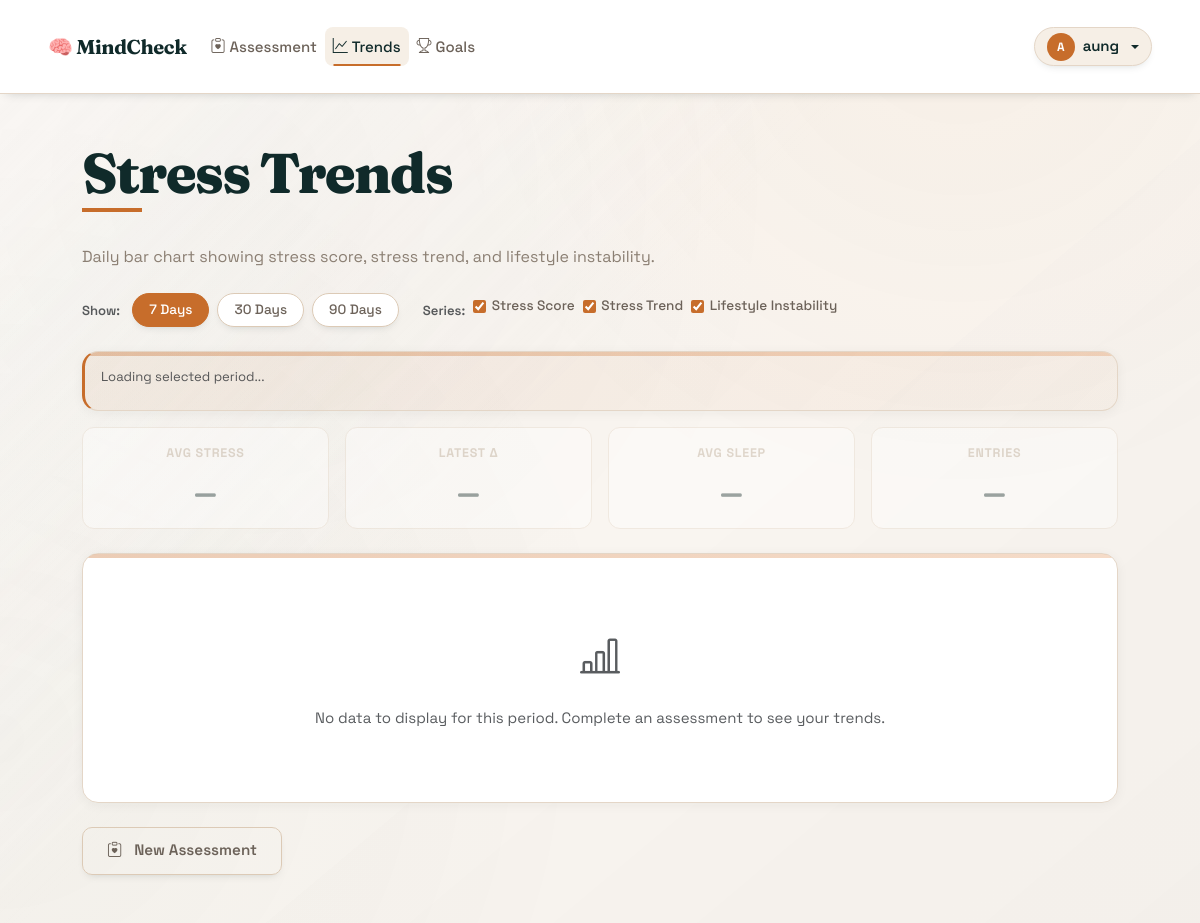
The app's page /history (signed in), older data.
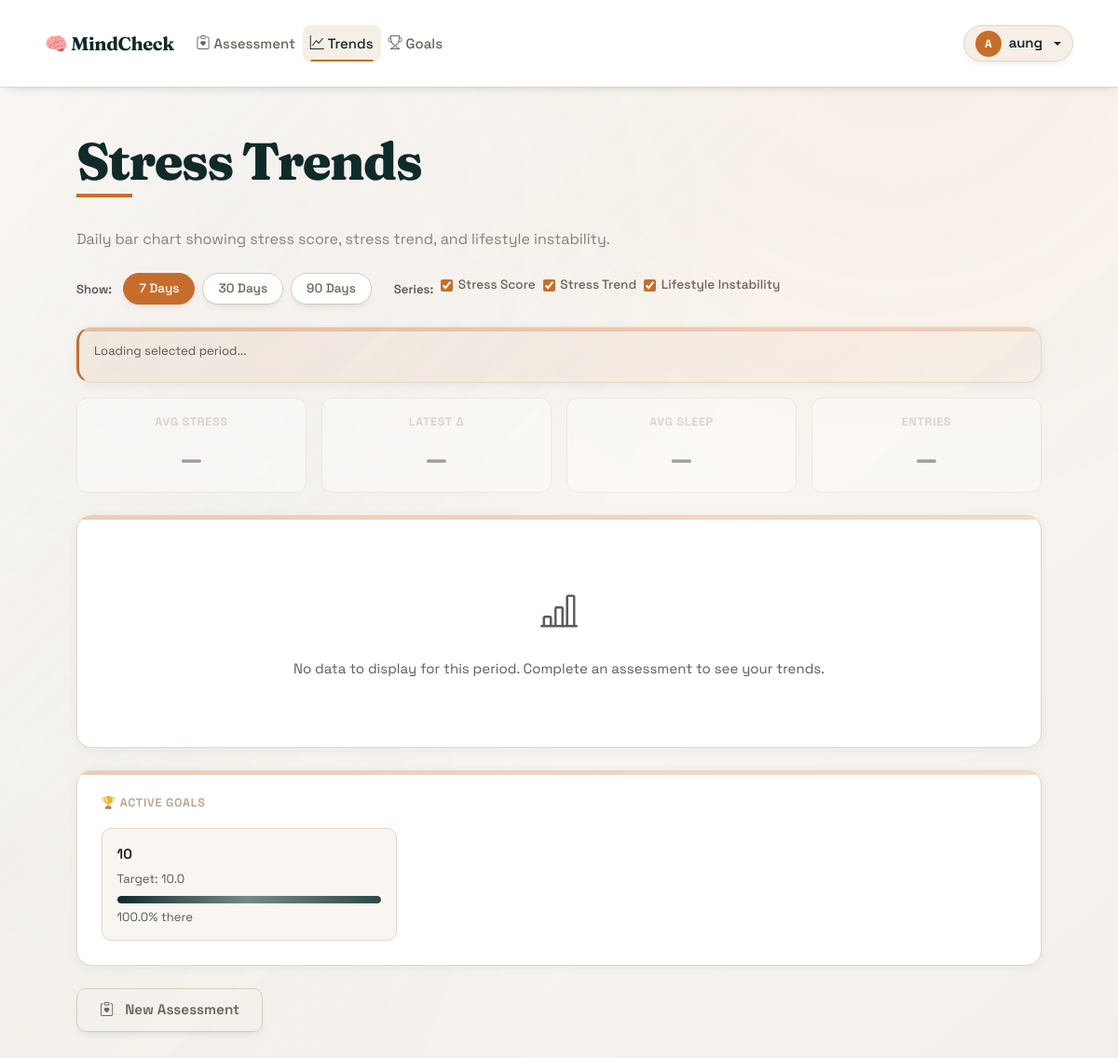
The same page, newer data.
### database.py (models this page shows, shortened)
class Goal(db.Model):
    __tablename__ = 'goals'
    id = db.Column(db.Integer, primary_key=True)
    user_id = db.Column(db.Integer, db.ForeignKey('users.id'), nullable=False)
    goal_type = db.Column(db.String(50), nullable=False)  # 'avg_stress', 'peak_stress', 'streak_days'
    description = db.Column(db.String(255))
    target_value = db.Column(db.Float, nullable=False)
    current_value = db.Column(db.Float, default=0.0)
    deadline = db.Column(db.Date, nullable=True)
    created_at = db.Column(db.DateTime, default=datetime.utcnow)
    completed_at = db.Column(db.DateTime, nullable=True)
    status = db.Column(db.String(20), default='active')
    def calculate_progress(self):
        if self.goal_type in ['avg_stress', 'peak_stress']:
            if self.current_value <= self.target_value:
                return 100.0
            max_stress = 100.0  # Assuming stress is 0-100
            progress = max(0, (max_stress - self.current_value) / (max_stress - self.target_value) * 100)
            return min(100.0, progress)
        elif self.goal_type == 'streak_days':
            progress = (self.current_value / self.target_value) * 100
            return min(100.0, progress)
        return 0.0

### app.py (the view)
@app.route('/history')
@login_required
def history():
    history_data = _load_history_entries_for_user(current_user.id)
    active_goals = Goal.query.filter_by(user_id=current_user.id, status='active').all()
    has_unsaved_result = ('wizard_result' in session and 'wizard_saved_entry_id' not in session)
    return render_template('history.html',
                           history_data=history_data,
                           user=current_user,
                           goals=active_goals,
                           has_unsaved_result=has_unsaved_result)

### app.py (called while the page is built, shortened)
@login_manager.user_loader
def load_user(user_id):
    return User.query.get(int(user_id))

def _load_history_entries_for_user(user_id):
    db_entries = AssessmentEntry.query.filter_by(user_id=user_id).order_by(AssessmentEntry.created_at.asc()).all()
    db_history = [entry.to_history_dict() for entry in db_entries]
    json_history = StressHistory(user_id=user_id).load_history()
    if not db_history:
        return json_history
    if not json_history:
        return db_history

### stress_history.py (called while the page is built)
    def load_history(self):
        if not os.path.exists(self.history_file):
            return []
        try:
            with open(self.history_file, 'r') as f:
                return json.load(f)
        except (json.JSONDecodeError, IOError):
            return []

### templates/history.html (shortened to what this page needs)
{% extends "base.html" %}
{% block content %}
<div class="container py-5">
    <div class="page-header stack mb-4">
        <h1>Stress Trends</h1>
        <p class="page-subtitle">Daily bar chart showing stress score, stress trend, and lifestyle instability.</p>
    </div>
    <div class="d-flex flex-wrap gap-2 mb-4 align-items-center">
        <span class="text-muted small fw-600 me-1">Show:</span>
        <button class="btn btn-filter active" data-days="7" id="f7">7 Days</button>
        <button class="btn btn-filter" data-days="30" id="f30">30 Days</button>
        <button class="btn btn-filter" data-days="90" id="f90">90 Days</button>
        <span class="ms-3 text-muted small fw-600">Series:</span>
        <label class="series-toggle"><input type="checkbox" checked data-series="0"> Stress Score</label>
        <label class="series-toggle"><input type="checkbox" checked data-series="1"> Stress Trend</label>
        <label class="series-toggle"><input type="checkbox" checked data-series="2"> Lifestyle Instability</label>
    </div>
    <div class="result-card chart-info-card mb-3">
        <div class="small text-muted mb-1" id="rangeInfo">Loading selected period...</div>
    </div>
    <div class="row g-3 mb-4" id="statsRow">
        <div class="col-6 col-md-3">
            <div class="stat-mini-card text-center">
                <div class="label">Avg Stress</div>
                <div class="mini-score" id="avgStress">–</div>
            </div>
        </div>
        <div class="col-6 col-md-3">
            <div class="stat-mini-card text-center">
                <div class="label">Latest Δ</div>
                <div class="mini-score" id="stressDelta">–</div>
            </div>
        </div>
        <div class="col-6 col-md-3">
            <div class="stat-mini-card text-center">
                <div class="label">Avg Sleep</div>
                <div class="mini-score" id="avgSleep">–</div>
            </div>
        </div>
        <div class="col-6 col-md-3">
            <div class="stat-mini-card text-center">
                <div class="label">Entries</div>
                <div class="mini-score" id="entryCount">–</div>
            </div>
        </div>
    </div>
    <div class="result-card chart-card mb-4">
        <div id="noDataMsg" class="text-center py-5 text-muted" style="display:none;">
            <i class="bi bi-bar-chart-line fs-1 mb-3 d-block"></i>
            No data to display for this period. Complete an assessment to see your trends.
        </div>
    </div>
    {% if goals %}
    <div class="result-card mb-4">
        <div class="label mb-3">🏆 Active Goals</div>
        <div class="row g-3">
            {% for goal in goals %}
            <div class="col-md-4">
                <div class="goal-mini-card">
                    <div class="fw-600 mb-1">{{ goal.description or goal.goal_type }}</div>
                    <div class="small text-muted">Target: {{ goal.target_value }}</div>
                    <div class="progress mt-2" style="height:8px; border-radius:99px;">
                        <div class="progress-bar bg-accent" style="width: {{ goal.calculate_progress()|round(0) }}%;">
                        </div>
                    </div>
                    <div class="small text-muted mt-1">{{ goal.calculate_progress()|round(0) }}% there</div>
                </div>
            </div>
            {% endfor %}
        </div>
    </div>
    {% endif %}
    <a href="{{ url_for('assess_step1') }}" class="btn btn-wizard-ghost">
        <i class="bi bi-clipboard-heart me-1"></i> New Assessment
    </a>
</div>
{% endblock %}

Row changes from the older to the newer data that the page shows:
added Goal: description "10", target_value "10.0", calculate_progress "100.0"
Text that changed along with them:
text now shown: "🏆 ACTIVE GOALS"
